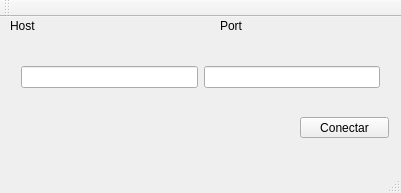
<?xml version="1.0" encoding="UTF-8"?>
<ui version="4.0">
 <class>MainWindow</class>
 <widget class="QMainWindow" name="MainWindow">
  <property name="geometry">
   <rect>
    <x>0</x>
    <y>0</y>
    <width>401</width>
    <height>193</height>
   </rect>
  </property>
  <property name="windowTitle">
   <string>MainWindow</string>
  </property>
  <widget class="QWidget" name="centralWidget">
   <widget class="QLabel" name="label">
    <property name="geometry">
     <rect>
      <x>10</x>
      <y>0</y>
      <width>67</width>
      <height>17</height>
     </rect>
    </property>
    <property name="text">
     <string>Host</string>
    </property>
   </widget>
   <widget class="QLabel" name="label_2">
    <property name="geometry">
     <rect>
      <x>220</x>
      <y>0</y>
      <width>67</width>
      <height>17</height>
     </rect>
    </property>
    <property name="text">
     <string>Port</string>
    </property>
   </widget>
   <widget class="QPushButton" name="pushButton">
    <property name="geometry">
     <rect>
      <x>300</x>
      <y>100</y>
      <width>89</width>
      <height>21</height>
     </rect>
    </property>
    <property name="text">
     <string>Conectar</string>
    </property>
   </widget>
   <widget class="QWidget" name="horizontalLayoutWidget">
    <property name="geometry">
     <rect>
      <x>10</x>
      <y>20</y>
      <width>381</width>
      <height>80</height>
     </rect>
    </property>
    <layout class="QHBoxLayout" name="containerH">
     <item>
      <widget class="QLineEdit" name="HostInput"/>
     </item>
     <item>
      <widget class="QLineEdit" name="portInput"/>
     </item>
    </layout>
   </widget>
  </widget>
  <widget class="QMenuBar" name="menuBar">
   <property name="geometry">
    <rect>
     <x>0</x>
     <y>0</y>
     <width>401</width>
     <height>22</height>
    </rect>
   </property>
  </widget>
  <widget class="QToolBar" name="mainToolBar">
   <attribute name="toolBarArea">
    <enum>TopToolBarArea</enum>
   </attribute>
   <attribute name="toolBarBreak">
    <bool>false</bool>
   </attribute>
  </widget>
  <widget class="QStatusBar" name="statusBar"/>
 </widget>
 <layoutdefault spacing="6" margin="11"/>
 <resources/>
 <connections/>
</ui>
